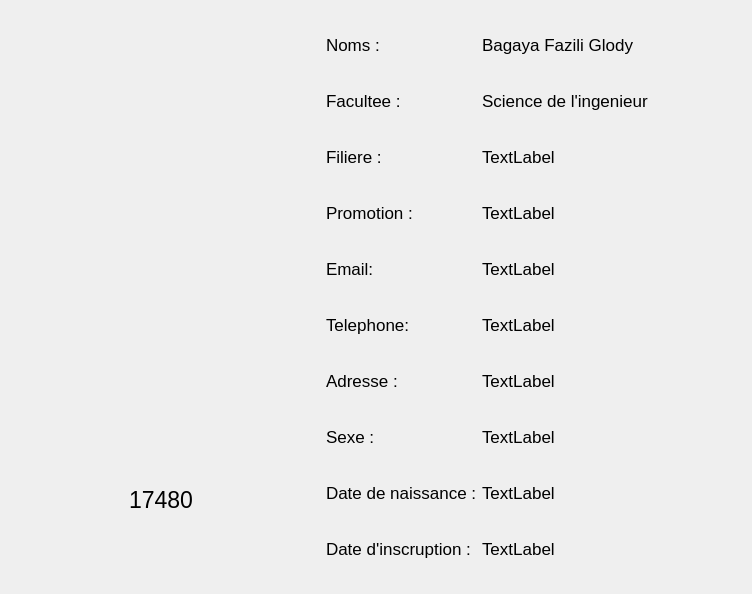
            <widget class="QWidget" name="page_voir_2">
             <layout class="QHBoxLayout" name="horizontalLayout_4">
              <item>
               <widget class="QWidget" name="widget_3" native="true">
                <property name="minimumSize">
                 <size>
                  <width>300</width>
                  <height>0</height>
                 </size>
                </property>
                <property name="maximumSize">
                 <size>
                  <width>300</width>
                  <height>16777215</height>
                 </size>
                </property>
                <layout class="QVBoxLayout" name="verticalLayout_12">
                 <item>
                  <widget class="QLabel" name="lb_photo">
                   <property name="minimumSize">
                    <size>
                     <width>282</width>
                     <height>400</height>
                    </size>
                   </property>
                   <property name="maximumSize">
                    <size>
                     <width>282</width>
                     <height>400</height>
                    </size>
                   </property>
                   <property name="text">
                    <string/>
                   </property>
                   <property name="pixmap">
                    <pixmap>../../../../.designer/backup/image/_1cebba32-6425-4fa3-b382-d989000d3381.jpeg</pixmap>
                   </property>
                   <property name="alignment">
                    <set>Qt::AlignCenter</set>
                   </property>
                  </widget>
                 </item>
                 <item>
                  <widget class="QLabel" name="lb_matricule">
                   <property name="font">
                    <font>
                     <pointsize>17</pointsize>
                    </font>
                   </property>
                   <property name="text">
                    <string>17480</string>
                   </property>
                   <property name="alignment">
                    <set>Qt::AlignCenter</set>
                   </property>
                  </widget>
                 </item>
                </layout>
               </widget>
              </item>
              <item>
               <widget class="QWidget" name="widget_4" native="true">
                <layout class="QFormLayout" name="formLayout">
                 <item row="0" column="0">
                  <widget class="QLabel" name="label_20">
                   <property name="minimumSize">
                    <size>
                     <width>150</width>
                     <height>50</height>
                    </size>
                   </property>
                   <property name="maximumSize">
                    <size>
                     <width>150</width>
                     <height>50</height>
                    </size>
                   </property>
                   <property name="font">
                    <font>
                     <pointsize>13</pointsize>
                    </font>
                   </property>
                   <property name="text">
                    <string>Noms :</string>
                   </property>
                  </widget>
                 </item>
                 <item row="0" column="1">
                  <widget class="QLabel" name="lb_noms">
                   <property name="minimumSize">
                    <size>
                     <width>250</width>
                     <height>50</height>
                    </size>
                   </property>
                   <property name="maximumSize">
                    <size>
                     <width>250</width>
                     <height>16777215</height>
                    </size>
                   </property>
                   <property name="font">
                    <font>
                     <pointsize>13</pointsize>
                    </font>
                   </property>
                   <property name="text">
                    <string>Bagaya Fazili Glody</string>
                   </property>
                  </widget>
                 </item>
                 <item row="1" column="0">
                  <widget class="QLabel" name="label">
                   <property name="minimumSize">
                    <size>
                     <width>150</width>
                     <height>50</height>
                    </size>
                   </property>
                   <property name="maximumSize">
                    <size>
                     <width>150</width>
                     <height>50</height>
                    </size>
                   </property>
                   <property name="font">
                    <font>
                     <pointsize>13</pointsize>
                    </font>
                   </property>
                   <property name="text">
                    <string>Facultee :</string>
                   </property>
                  </widget>
                 </item>
                 <item row="1" column="1">
                  <widget class="QLabel" name="lb_faculte">
                   <property name="minimumSize">
                    <size>
                     <width>250</width>
                     <height>50</height>
                    </size>
                   </property>
                   <property name="maximumSize">
                    <size>
                     <width>250</width>
                     <height>16777215</height>
                    </size>
                   </property>
                   <property name="font">
                    <font>
                     <pointsize>13</pointsize>
                    </font>
                   </property>
                   <property name="text">
                    <string>Science de l'ingenieur</string>
                   </property>
                  </widget>
                 </item>
                 <item row="2" column="0">
                  <widget class="QLabel" name="label_4">
                   <property name="minimumSize">
                    <size>
                     <width>150</width>
                     <height>50</height>
                    </size>
                   </property>
                   <property name="maximumSize">
                    <size>
                     <width>150</width>
                     <height>50</height>
                    </size>
                   </property>
                   <property name="font">
                    <font>
                     <pointsize>13</pointsize>
                    </font>
                   </property>
                   <property name="text">
                    <string>Filiere :</string>
                   </property>
                  </widget>
                 </item>
                 <item row="2" column="1">
                  <widget class="QLabel" name="lb_fliere">
                   <property name="minimumSize">
                    <size>
                     <width>250</width>
                     <height>50</height>
                    </size>
                   </property>
                   <property name="maximumSize">
                    <size>
                     <width>250</width>
                     <height>16777215</height>
                    </size>
                   </property>
                   <property name="font">
                    <font>
                     <pointsize>13</pointsize>
                    </font>
                   </property>
                   <property name="text">
                    <string>TextLabel</string>
                   </property>
                  </widget>
                 </item>
                 <item row="3" column="0">
                  <widget class="QLabel" name="label_6">
                   <property name="minimumSize">
                    <size>
                     <width>150</width>
                     <height>50</height>
                    </size>
                   </property>
                   <property name="maximumSize">
                    <size>
                     <width>150</width>
                     <height>50</height>
                    </size>
                   </property>
                   <property name="font">
                    <font>
                     <pointsize>13</pointsize>
                    </font>
                   </property>
                   <property name="text">
                    <string>Promotion :</string>
                   </property>
                  </widget>
                 </item>
                 <item row="3" column="1">
                  <widget class="QLabel" name="lb_promotion">
                   <property name="minimumSize">
                    <size>
                     <width>250</width>
                     <height>50</height>
                    </size>
                   </property>
                   <property name="maximumSize">
                    <size>
                     <width>250</width>
                     <height>16777215</height>
                    </size>
                   </property>
                   <property name="font">
                    <font>
                     <pointsize>13</pointsize>
                    </font>
                   </property>
                   <property name="text">
                    <string>TextLabel</string>
                   </property>
                  </widget>
                 </item>
                 <item row="4" column="0">
                  <widget class="QLabel" name="label_8">
                   <property name="minimumSize">
                    <size>
                     <width>150</width>
                     <height>50</height>
                    </size>
                   </property>
                   <property name="maximumSize">
                    <size>
                     <width>150</width>
                     <height>50</height>
                    </size>
                   </property>
                   <property name="font">
                    <font>
                     <pointsize>13</pointsize>
                    </font>
                   </property>
                   <property name="text">
                    <string>Email: </string>
                   </property>
                  </widget>
                 </item>
                 <item row="4" column="1">
                  <widget class="QLabel" name="lb_email">
                   <property name="minimumSize">
                    <size>
                     <width>250</width>
                     <height>50</height>
                    </size>
                   </property>
                   <property name="maximumSize">
                    <size>
                     <width>250</width>
                     <height>16777215</height>
                    </size>
                   </property>
                   <property name="font">
                    <font>
                     <pointsize>13</pointsize>
                    </font>
                   </property>
                   <property name="text">
                    <string>TextLabel</string>
                   </property>
                  </widget>
                 </item>
                 <item row="5" column="0">
                  <widget class="QLabel" name="label_10">
                   <property name="minimumSize">
                    <size>
                     <width>150</width>
                     <height>50</height>
                    </size>
                   </property>
                   <property name="maximumSize">
                    <size>
                     <width>150</width>
                     <height>50</height>
                    </size>
                   </property>
                   <property name="font">
                    <font>
                     <pointsize>13</pointsize>
                    </font>
                   </property>
                   <property name="text">
                    <string>Telephone: </string>
                   </property>
                  </widget>
                 </item>
                 <item row="5" column="1">
                  <widget class="QLabel" name="lb_telephone">
                   <property name="minimumSize">
                    <size>
                     <width>250</width>
                     <height>50</height>
                    </size>
                   </property>
                   <property name="maximumSize">
                    <size>
                     <width>250</width>
                     <height>16777215</height>
                    </size>
                   </property>
                   <property name="font">
                    <font>
                     <pointsize>13</pointsize>
                    </font>
                   </property>
                   <property name="text">
                    <string>TextLabel</string>
                   </property>
                  </widget>
                 </item>
                 <item row="6" column="0">
                  <widget class="QLabel" name="label_12">
                   <property name="minimumSize">
                    <size>
                     <width>150</width>
                     <height>50</height>
                    </size>
                   </property>
                   <property name="maximumSize">
                    <size>
                     <width>150</width>
                     <height>50</height>
                    </size>
                   </property>
                   <property name="font">
                    <font>
                     <pointsize>13</pointsize>
                    </font>
                   </property>
                   <property name="text">
                    <string>Adresse :</string>
                   </property>
                  </widget>
                 </item>
                 <item row="6" column="1">
                  <widget class="QLabel" name="lb_adresse">
                   <property name="minimumSize">
                    <size>
                     <width>250</width>
                     <height>50</height>
                    </size>
                   </property>
                   <property name="maximumSize">
                    <size>
                     <width>250</width>
                     <height>16777215</height>
                    </size>
                   </property>
                   <property name="font">
                    <font>
                     <pointsize>13</pointsize>
                    </font>
                   </property>
                   <property name="text">
                    <string>TextLabel</string>
                   </property>
                  </widget>
                 </item>
                 <item row="7" column="0">
                  <widget class="QLabel" name="label_14">
                   <property name="minimumSize">
                    <size>
                     <width>150</width>
                     <height>50</height>
                    </size>
                   </property>
                   <property name="maximumSize">
                    <size>
                     <width>150</width>
                     <height>50</height>
                    </size>
                   </property>
                   <property name="font">
                    <font>
                     <pointsize>13</pointsize>
                    </font>
                   </property>
                   <property name="text">
                    <string>Sexe :</string>
                   </property>
                  </widget>
                 </item>
                 <item row="7" column="1">
                  <widget class="QLabel" name="lb_sexe">
                   <property name="minimumSize">
                    <size>
                     <width>250</width>
                     <height>50</height>
                    </size>
                   </property>
                   <property name="maximumSize">
                    <size>
                     <width>250</width>
                     <height>16777215</height>
                    </size>
                   </property>
                   <property name="font">
                    <font>
                     <pointsize>13</pointsize>
                    </font>
                   </property>
                   <property name="text">
                    <string>TextLabel</string>
                   </property>
                  </widget>
                 </item>
                 <item row="8" column="0">
                  <widget class="QLabel" name="label_16">
                   <property name="minimumSize">
                    <size>
                     <width>150</width>
                     <height>50</height>
                    </size>
                   </property>
                   <property name="maximumSize">
                    <size>
                     <width>150</width>
                     <height>50</height>
                    </size>
                   </property>
                   <property name="font">
                    <font>
                     <pointsize>13</pointsize>
                    </font>
                   </property>
                   <property name="text">
                    <string>Date de naissance :</string>
                   </property>
                  </widget>
                 </item>
                 <item row="8" column="1">
                  <widget class="QLabel" name="lb_date_de_naissance">
                   <property name="minimumSize">
                    <size>
                     <width>250</width>
                     <height>50</height>
                    </size>
                   </property>
                   <property name="maximumSize">
                    <size>
                     <width>250</width>
                     <height>16777215</height>
                    </size>
                   </property>
                   <property name="font">
                    <font>
                     <pointsize>13</pointsize>
                    </font>
                   </property>
                   <property name="text">
                    <string>TextLabel</string>
                   </property>
                  </widget>
                 </item>
                 <item row="9" column="0">
                  <widget class="QLabel" name="label_18">
                   <property name="minimumSize">
                    <size>
                     <width>150</width>
                     <height>50</height>
                    </size>
                   </property>
                   <property name="maximumSize">
                    <size>
                     <width>150</width>
                     <height>50</height>
                    </size>
                   </property>
                   <property name="font">
                    <font>
                     <pointsize>13</pointsize>
                    </font>
                   </property>
                   <property name="text">
                    <string>Date d'inscruption :</string>
                   </property>
                  </widget>
                 </item>
                 <item row="9" column="1">
                  <widget class="QLabel" name="lb_date_inscruption">
                   <property name="minimumSize">
                    <size>
                     <width>250</width>
                     <height>50</height>
                    </size>
                   </property>
                   <property name="maximumSize">
                    <size>
                     <width>250</width>
                     <height>16777215</height>
                    </size>
                   </property>
                   <property name="font">
                    <font>
                     <pointsize>13</pointsize>
                    </font>
                   </property>
                   <property name="text">
                    <string>TextLabel</string>
                   </property>
                  </widget>
                 </item>
                </layout>
               </widget>
              </item>
             </layout>
            </widget>
